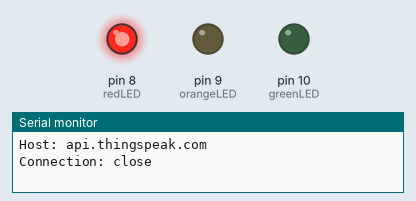
Simulated run of this sketch. Board: Arduino Uno, built with avr-gcc and run on an emulated ATmega328P. Parts: output pins drawn as LEDs (lit = HIGH), the last lines printed to the serial monitor.

Above: at 13.5 s.
At 34.5 s:
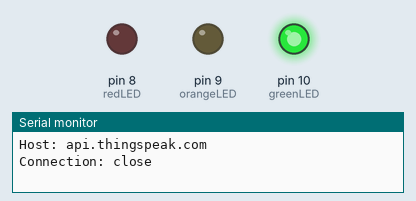
At 53.1 s:
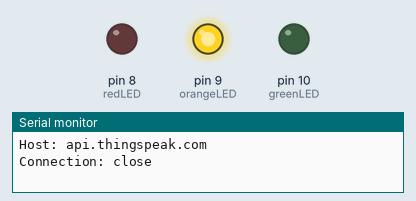
Timing chart, 0 to 78.6 s (numbered marks = the images above):
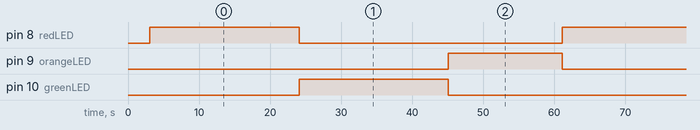

The sketch:

traffic_light_B_part_Simulation.ino
```cpp
String ssid = "Simulator Wifi";
String password = "";
String host = "api.thingspeak.com";
const int httpPort = 80;
String Traffic_Light_api = ""; // Main Thingspeak Channel API Key
String B_part_api = "";

// LED pin setup
int greenLED = 10; // Pin for green LED
int orangeLED = 9; // Pin for orange LED
int redLED = 8; // Pin for red LED

int setupESP8266(void){
  Serial.begin(115200);
  Serial.println("AT");
  delay(10);
  if(!Serial.find("OK")) return 1;

  // Set WiFi mode to station
  Serial.println("AT+CWMODE=1");
  delay(2000);
  if(!Serial.find("OK")) return 2;

  // Connect to WiFi
  String cmd = "AT+CWJAP=\"" + ssid + "\",\"" + password + "\"";
  Serial.println(cmd);
  delay(5000); // Wait a bit for the connection to establish
  if(!Serial.find("OK")) return 3;

  // Check IP address (optional, for verification)
  Serial.println("AT+CIFSR");
  delay(2000);
  if(!Serial.find("OK")) return 4;

  // Connect to ThingSpeak
  Serial.println("AT+CIPSTART=\"TCP\",\"" + host + "\"," + httpPort);
  delay(5000); // Wait for connection to establish
  if(!Serial.find("OK")) return 5;

  Serial.println("WiFi Connected and ThingSpeak API ready");
  return 0; // Success
}

void setup() {
  // Setup the ESP8266 and LEDs
  pinMode(greenLED, OUTPUT);
  pinMode(orangeLED, OUTPUT);
  pinMode(redLED, OUTPUT);

  setupESP8266();
  setField8("0", B_part_api);
  setField8("0", Traffic_Light_api);
}

void setField8(String value, String api) {
  // Construct and send the HTTP GET request
  String url = "/update?api_key=" + api + "&field8=" + value;
  String httpPacket = "GET " + url + " HTTP/1.1\r\nHost: " + String(host) + "\r\nConnection: close\r\n\r\n";
  int length = httpPacket.length();

  Serial.print("AT+CIPSEND=");
  Serial.println(length);
  delay(10);

  Serial.print(httpPacket);
  delay(10);
  if(!Serial.find("SEND OK\r\n")) return;
}

// Thingspeak: Field1 = Green, Field2 = Orange, Field3 = Red
void sendData(String green, String orange, String red) {

  // Construct and send the HTTP GET request
  String url = "/update?api_key=" + Traffic_Light_api + "&field1=" + green + "&field2=" + orange + "&field3=" + red;
  String httpPacket = "GET " + url + " HTTP/1.1\r\nHost: " + String(host) + "\r\nConnection: close\r\n\r\n";
  int length = httpPacket.length();

  Serial.print("AT+CIPSEND=");
  Serial.println(length);
  delay(10);

  Serial.print(httpPacket);
  delay(10);
  if(!Serial.find("SEND OK\r\n")) return;
}

void controlTrafficLight(String state) {
  if(state == "red"){
    digitalWrite(greenLED, LOW);
    digitalWrite(orangeLED, LOW);
    digitalWrite(redLED, HIGH);
  } else if (state == "orange") {
    digitalWrite(greenLED, LOW);
    digitalWrite(orangeLED, HIGH);
    digitalWrite(redLED, LOW);
  } else if (state == "green") {
    digitalWrite(greenLED, HIGH);
    digitalWrite(orangeLED, LOW);
    digitalWrite(redLED, LOW);
  }
}

void loop() {
  // Simulate traffic light control
  controlTrafficLight("red");
  sendData("0", "0", "1");
  delay(20000);

  controlTrafficLight("green");
  sendData("1", "0", "0");
  delay(20000);

  controlTrafficLight("orange");
  sendData("0", "1", "0");
  delay(15000);
}
```

Measured:
- by itself, pin 8 (redLED), pin 10 (greenLED): alternates HIGH for 21.0 s and LOW for 37.0 s
- by itself, pin 9 (orangeLED): alternates HIGH for 16.0 s and LOW for 42.0 s
